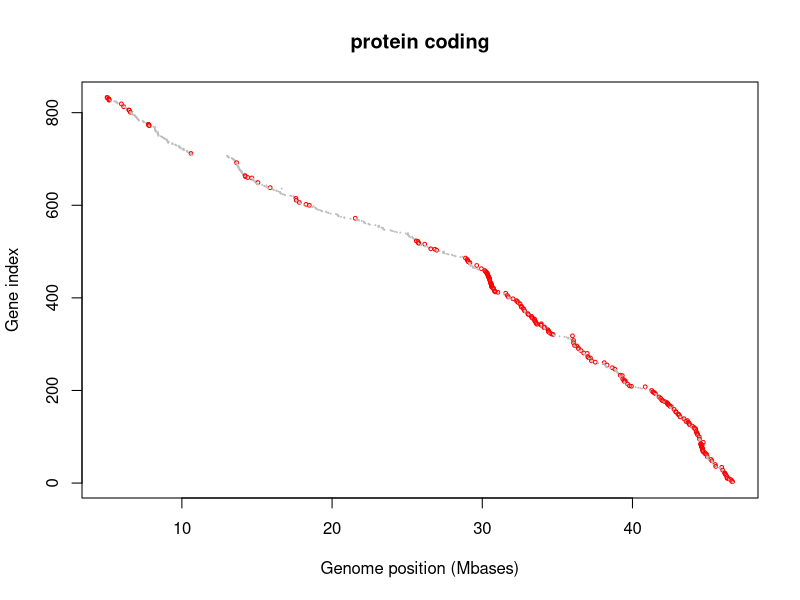
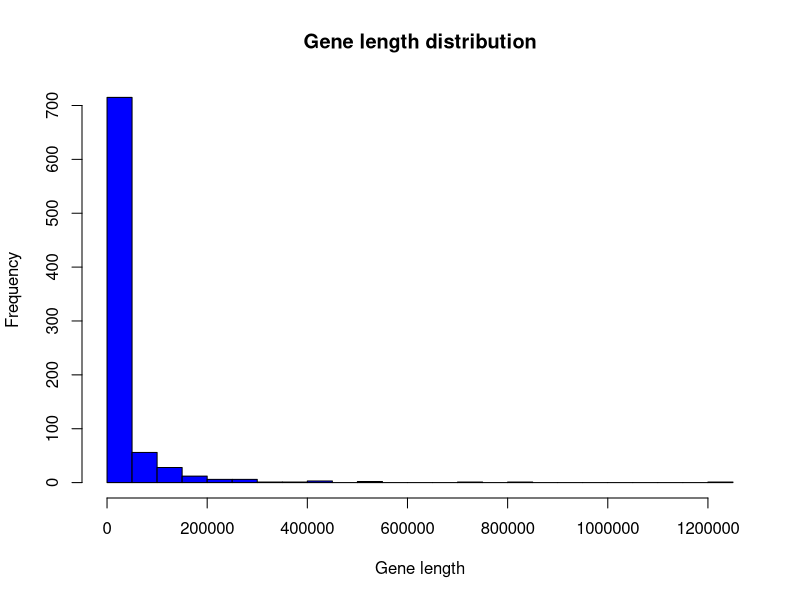
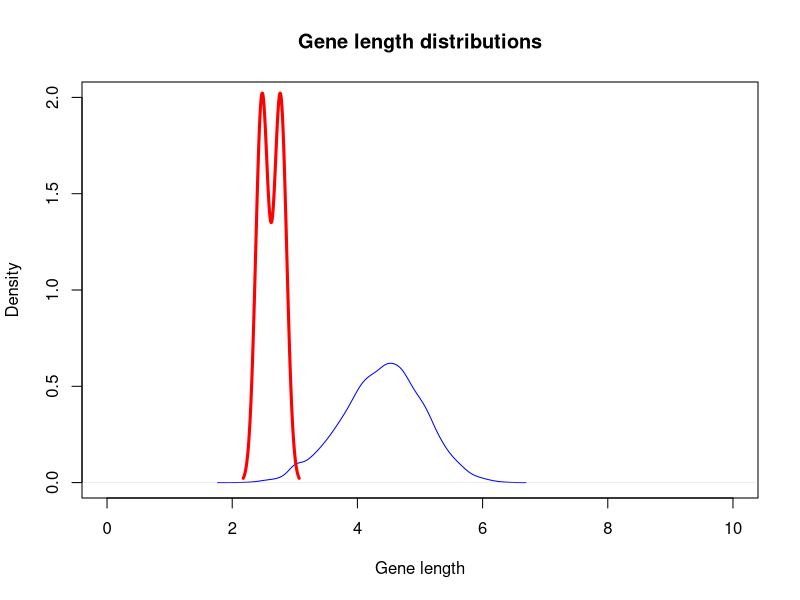

Recreate these plots in R, in order.
## ---- chunk 1
# Read data
gencode <- read.table(file ="gencode_GRCh38.txt", header=TRUE, stringsAsFactors = FALSE)
# Show first rows of data
print(head(gencode))
## ---- chunk 2
# Option 1
dim(gencode)
## ---- chunk 3
# Option 2
print(nrow(gencode))
print(ncol(gencode))
## ---- chunk 4
# Option 1
gencode[58720:58721,6:7]
## ---- chunk 5
# Option 2
tail(gencode,2)
## ---- chunk 6
# Use the nchar function
n <- nchar('Firstname Lastname')
myindex = n*1*1
# data[row, columns]
gencode[myindex,]
## ---- chunk 7
# Subset
gencode.l <- subset(gencode, type=='lincRNA')
# Count
mycounts <- table(gencode.l$chromosome)
lowest = min(mycounts)
mycounts[mycounts==lowest]
## ---- chunk 8
# Count
table(grepl('x', gencode$gene_name))
## ---- chunk 9
# Subset data
gencode.21 <- subset(gencode, chromosome=="chr21")
# Create a new column
gencode.21$position <- gencode.21$start + (gencode.21$end - gencode.21$start)
# Plot
plot(x = gencode.21$position/1E6,
     y = length(gencode.21$position):1,
     col=ifelse(gencode.21$type=="protein_coding","red","grey"),
     cex=ifelse(gencode.21$type=="protein_coding",0.5,0.1),
     main="protein coding",
     xlab="Genome position (Mbases)",
     ylab="Gene index")
abline(v=60)
## ---- chunk 10
# Get the max ot the column end
max(gencode.21$end)
## ---- chunk 11
# Get a rough idea with a histogram
hist(x = (gencode.21$end - gencode.21$start),
     xlab="Gene length",
     main = "Gene length distribution",
     col="blue",
     breaks = 20 )
## ---- chunk 12
# Create a new column named lenghts
gencode.21$lenghts <- gencode.21$end - gencode.21$start
# Find the max in that column
longest <- max(gencode.21$lenghts)
gencode.21[which(gencode.21$lenght==longest),]
## ---- chunk 13
# Find the min in the column lenghts
shortest <- min(gencode.21$lenghts)
gencode.21[which(gencode.21$lenght==shortest),]
## ---- chunk 14
# Subset data
gencode.PC <- subset(gencode, type=="protein_coding")
gencode.NPC <- subset(gencode, type=="non_coding")

# Use density function
gene.length.density.PC <- density(x = log10(gencode.PC$end - gencode.PC$start) , bw = 0.1)
gene.length.density.NPC <- density(x = log10(gencode.NPC$end - gencode.NPC$start) , bw = 0.1)

# Plot
plot(x = gene.length.density.PC,
     xlab="Gene length",
     main = "Gene length distributions",
     col="blue",
     xlim=c(0,10),
     ylim=c(0,2))

lines(gene.length.density.NPC,
      col="red",
      lwd=3)
